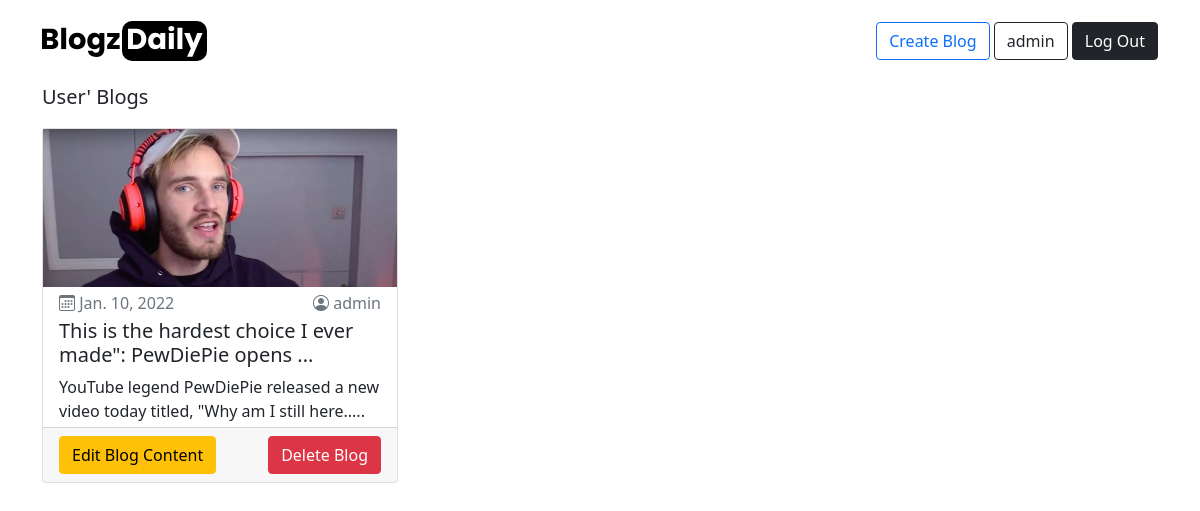
Page /blogs/manage/ (signed in) on the committed database.
### app_blog/models.py (models this page shows, shortened)
class Blog(models.Model):
    author = models.ForeignKey(User, on_delete=models.CASCADE, related_name='blog_author')
    title = models.CharField(max_length=150, verbose_name='Insert Title')
    sub_title = models.CharField(max_length=264, verbose_name='Insert Sub-title', default='')
    slug = models.SlugField(max_length=264, unique=True)
    content = models.TextField(verbose_name='Blog Content')
    image = models.ImageField(upload_to='blogs', verbose_name='Image')
    published = models.DateTimeField(auto_now_add=True)
    edited = models.DateTimeField(auto_now=True)
    class Meta:
        ordering = ['-published',]

### app_blog/views.py (the view)
# urls.py: path('manage/', views.MyBlog.as_view(), name='manage'),
class MyBlog(LoginRequiredMixin, TemplateView):
    template_name = 'app_blog/my_blogs.html'

### app_blog/templatetags/custom_filters.py (called while the page is built)
def value_range(value,range):
    if len(value) > range:
        return value[0:range-3]+'...'
    else:
        return value

### templates/app_blog/my_blogs.html (shortened to what this page needs)
{% extends 'base.html' %}
{% load custom_filters %}
{% load static %}
{% block body_block %}
<main class="blog-grid-page">
    <div class="container">
        <p class='lead'>{{user.first_name|default:"User"}}' Blogs</p>
        <div class="row mt-2">
            {% for blog in user.blog_author.all %}
            <div class="col-md-4 mb-4">
                <div class="card" style="height:355px">
                    <div class="overflow-hidden">
                        <a href="{% url 'app_blog:blog' slug=blog.slug %}">
                        <img class="img-fluid"
                            {% if blog.blog_image == "" %}
                                src="{% static '/images/empty.jpg' %}"
                            {% else %}
                                src="/media/{{blog.image}}"
                            {% endif %}
                        alt=""></a>
                    </div>
                    <div class="px-3 py-1">
                        <p class="d-flex justify-content-between mb-1 text-secondary">
                            <span><i class="bi bi-calendar3"></i> {{blog.published|date}}</span>
                            <span><i class="bi bi-person-circle"></i> {{blog.author}}</span>
                        </p>
                        <h5>{{blog.title|value_range:60}}</h5>
                        <p class="mb-0">{{blog.content|value_range:85}}</p>
                    </div>
                    <div class="card-footer d-flex justify-content-between">
                        <a href="{% url 'app_blog:update' pk=blog.pk %}" class="btn btn-warning">Edit Blog Content</a>
                        <a href="{% url 'app_blog:delete' pk=blog.pk %}" class="btn btn-danger">Delete Blog</a>
                    </div>
                </div>
            </div>
            {% endfor %}
        </div>
    </div>
</main>
{% endblock  %}

### templates/base.html (shortened to what this page needs)
<!DOCTYPE html>
{% load static %}
<html lang="en">
<head>
    <link href="https://cdn.jsdelivr.net/npm/bootstrap@5.0.2/dist/css/bootstrap.min.css" rel="stylesheet">
    <link rel="stylesheet" href="https://cdn.jsdelivr.net/npm/bootstrap-icons@1.7.2/font/bootstrap-icons.css">
</head>
<body>
    <header class="app-header mb-2 pt-2">
        <nav class="navbar navbar-light">
            <div class="container">
                <a class="navbar-brand" href="{% url 'index' %}"><img draggable="false" src="{% static 'images/logo.svg' %}" alt=""></a>
                <form class="justify-content-start">
                    {% if user.is_authenticated %}
                    <a href="{% url 'app_blog:create' %}" class="btn btn-outline-primary" type="button">Create Blog</a>
                    <a href="{% url 'app_login:profile' %}" class="btn btn-outline-dark" type="button">{{user.username}}</a>
                    <a href="{% url 'app_login:logout' %}" class="btn btn-dark" type="button">Log Out</a>
                    {% else %}
                    <a href="{% url 'app_login:login' %}" class="btn btn-outline-dark" type="button">Log In</a>
                    <a href="{% url 'app_login:signup' %}" class="btn btn-dark text-light" type="button">Sign Up</a>
                    {% endif %}
                </form>
              </div>
        </nav>
    </header>
    {% block body_block %}
    {% endblock  %}
</body>
</html>

### rows in the picture
Blog: image (picture), published "Jan. 10, 2022", author "admin", title|value_range "This is the hardest choice I ever made\": PewDiePie opens ...", content|value_range "YouTube legend PewDiePie released a new video today titled, \"Why am I still here....."

### other values in the picture
{{ user.username }} "admin"
{{ user.first_name|default:"User" }} "User"
